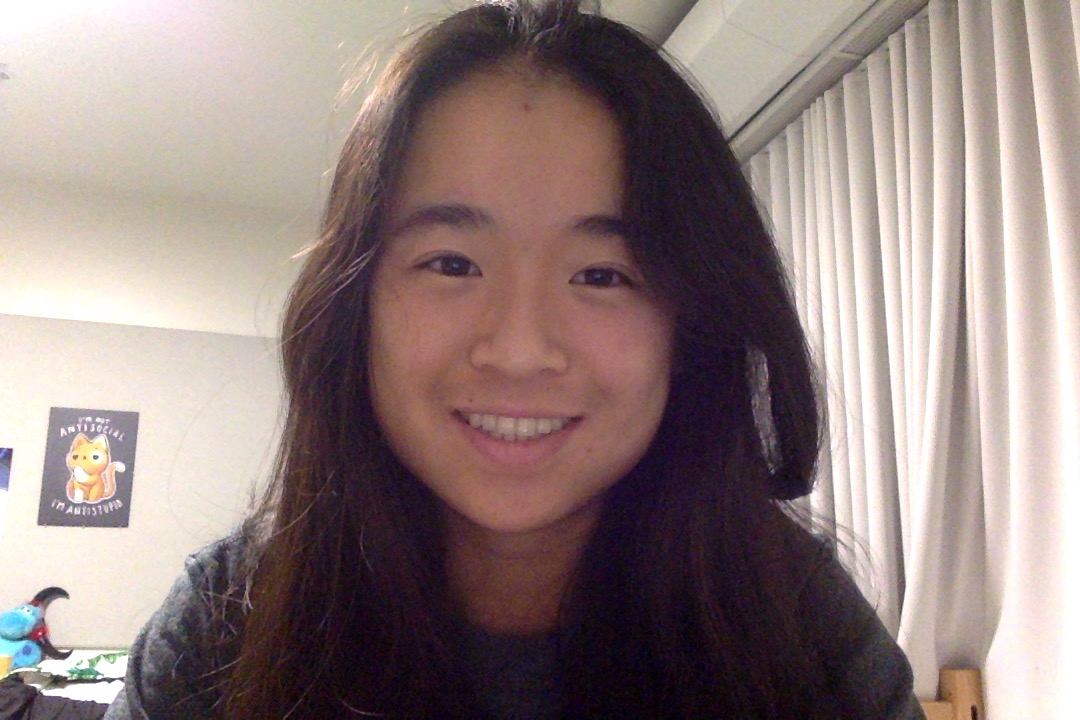
#> input picture images/well-lit1.jpg, 1080 x 720 px, found by its file name
$ jupyter execute --allow-errors CropPhotos.ipynb
#> lines starting #> are read from the running program, lines starting #| are printed output that depends on the picture
<a href="https://colab.research.google.com/github/tennisoctocat/zoom-backlighting/blob/master/CropPhotos.ipynb" target="_parent"></a>

# Cropping Photos

Author: Cynthia Hom

Notebook used to crop photos so that they are all the same size and I can show them in my presentation.

[cell 1]
import numpy as np
import cv2
from google.colab import files

[cell 2]
from google.colab import drive
drive.mount('/content/drive')

[cell 3]
origImgs = files.upload()
#> the answer given: well-lit1.jpg
for fn in origImgs.keys():
  print(f'User uploaded file "{fn}" with length {len(origImgs[fn])} bytes')
  print(cv2.imread(fn).shape)

[cell 4]
testImgs = files.upload()
#> the answer given: adjustForLowLightManualHalfway.png
for fn in testImgs.keys():
  print(f'User uploaded file "{fn}" with length {len(testImgs[fn])} bytes')

#> (a cell that did not finish here is left out)

[cell 6]
rawImgs = files.upload()
#> the answer given: adjustForLowLightManualHalfway.png
#> rawImgs = 1 item
for fn in rawImgs.keys():
  print(f'User uploaded file "{fn}" with length {len(rawImgs[fn])} bytes')
#> this loop made 1 pass
#> fn on pass 1: 'adjustForLowLightManualHalfway.png'
#| User uploaded file "adjustForLowLightManualHalfway.png" with length 365202 bytes

[cell 7]
baseDir = "/content/drive/MyDrive/vision/rawImgs/"
for imgName in rawImgs.keys():
  amtToCut = int((546 - 460)/2)
  result = np.array(cv2.imread(imgName))[amtToCut:-amtToCut, :, :]
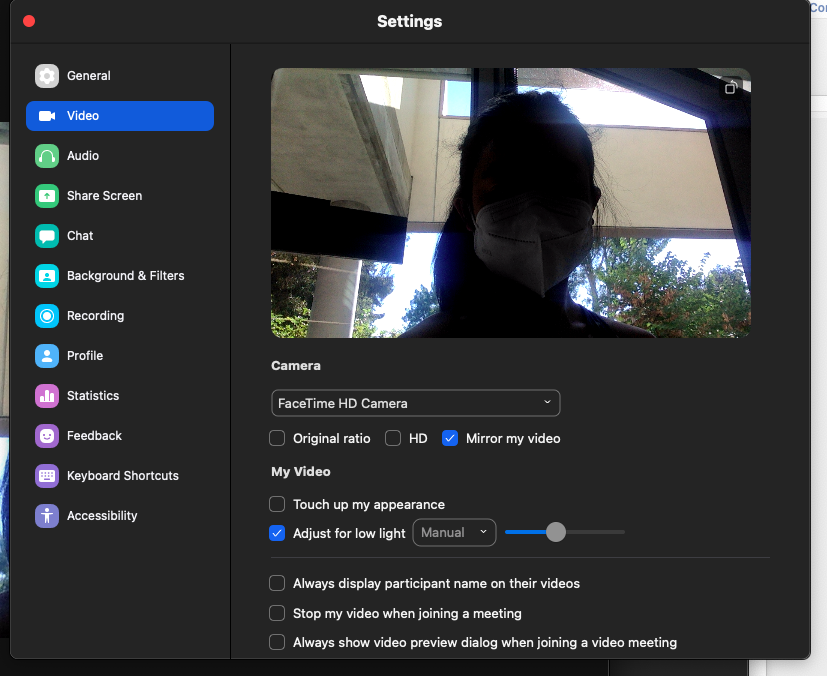
#> input picture images/adjustForLowLightManualHalfway.png, 827 x 676 px, found by its file name
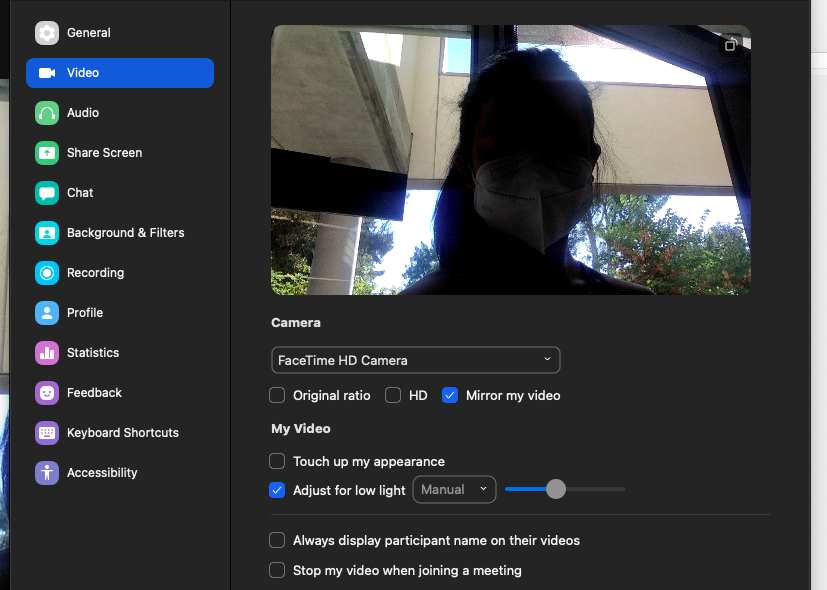
#> result: shape (590, 827, 3); mean B, G, R 63.2, 61.3, 59.4

  fileName = baseDir + imgName
  cv2.imwrite(fileName, result)
  print(f"Completed processing for image {imgName}")
#| Completed processing for image adjustForLowLightManualHalfway.png

[cell 8]
outputImgs = files.upload()
#> the answer given: adjustForLowLightManualHalfway.png
for fn in outputImgs.keys():
  print(f'User uploaded file "{fn}" with length {len(outputImgs[fn])} bytes')
